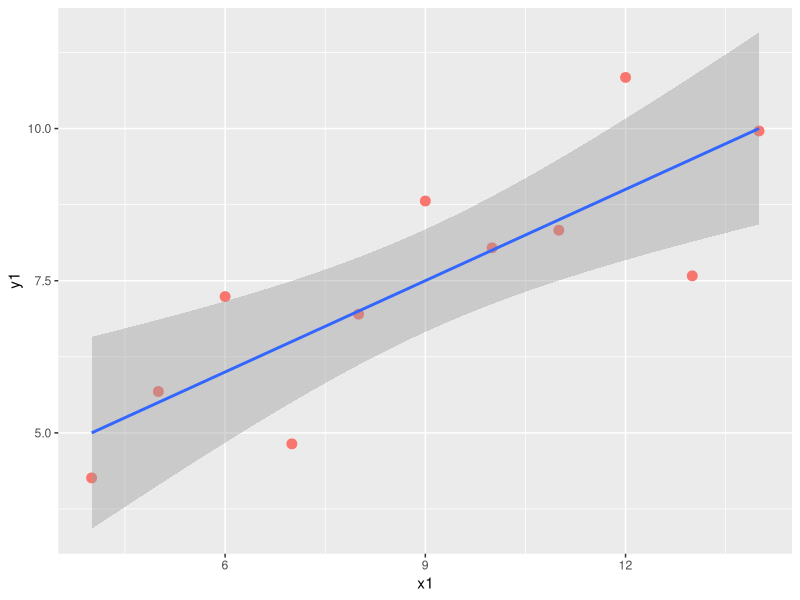
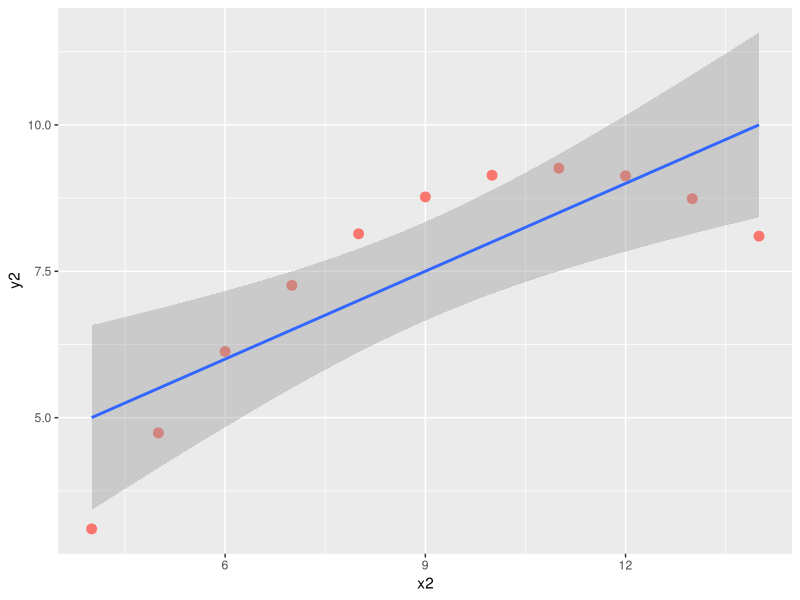
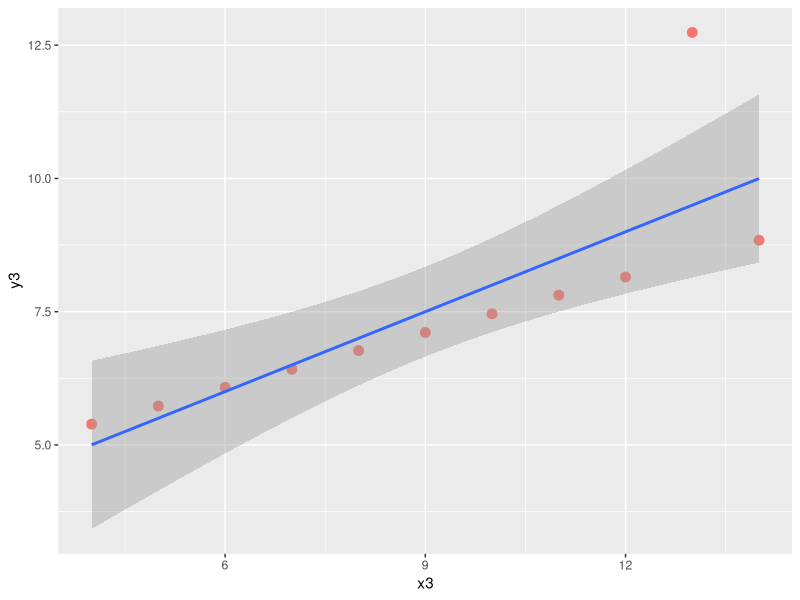
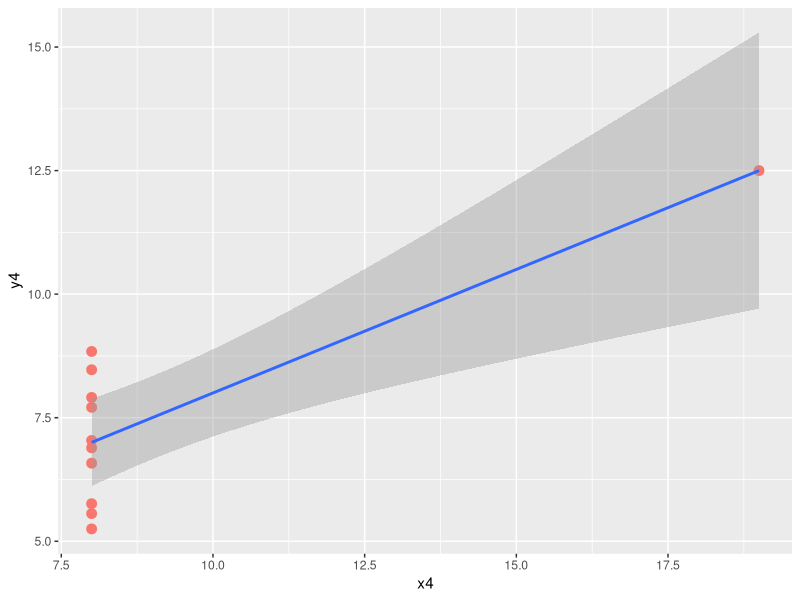
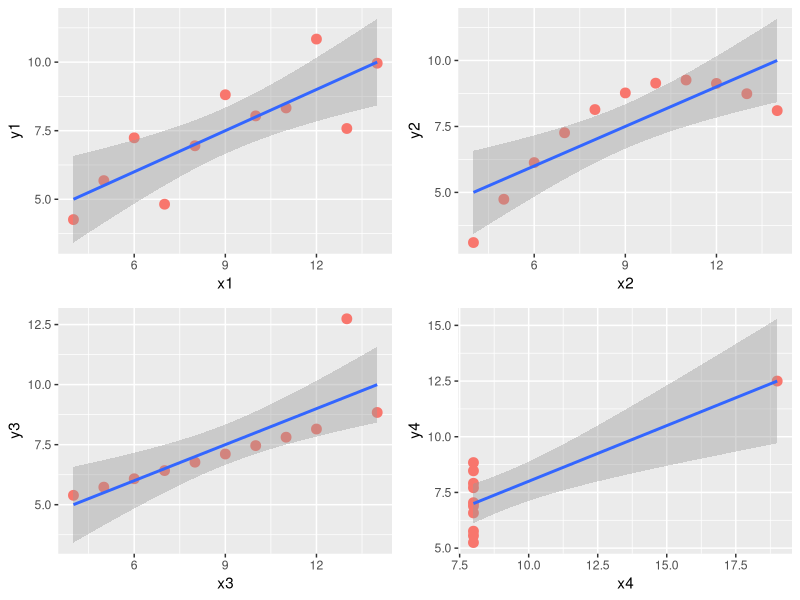
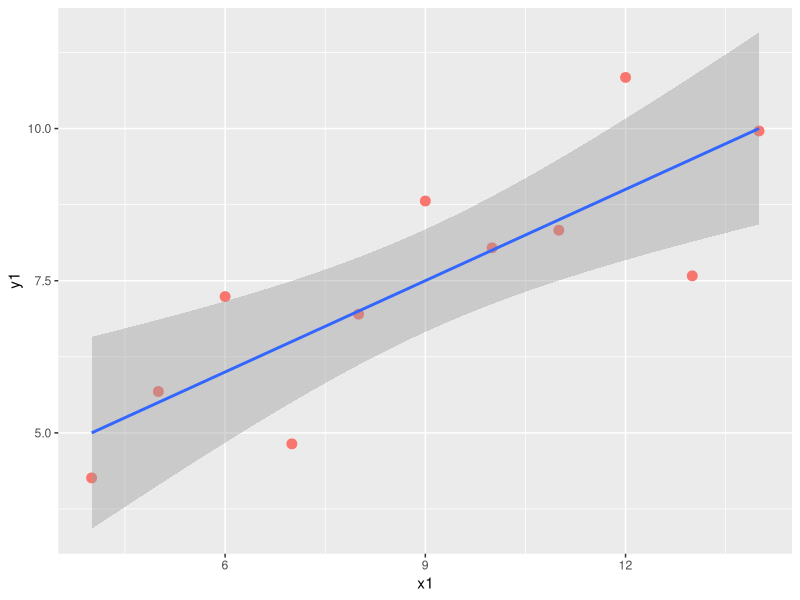
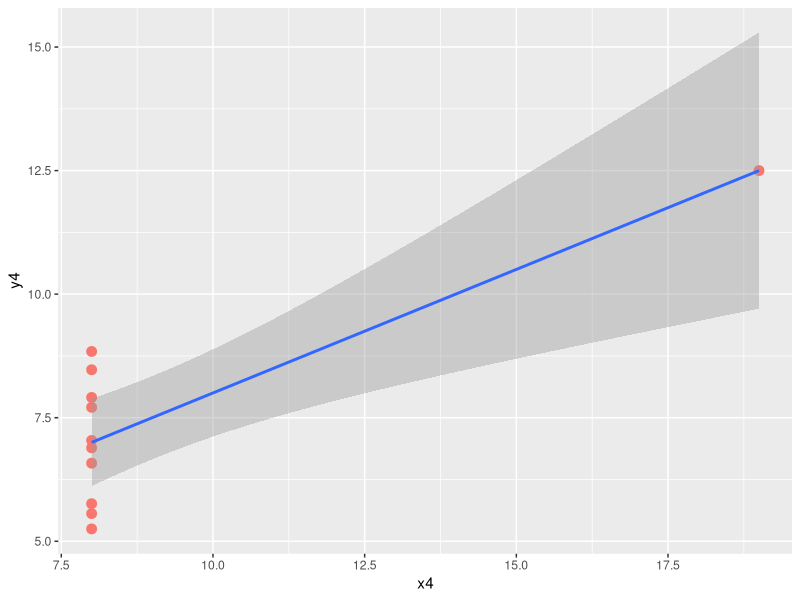

Reproduce these figures in R, in order.
library(dplyr)
library(ggplot2)
library(gridExtra)

anscombe
df<-anscombe
df1<-anscombe %>% select(x1,y1)

x<-anscombe[1:4]
y<-anscombe[5:8]


p1<-df %>% ggplot(aes(x=x1, y=y1))+
  geom_point(aes(colour ="red"), size=3)+ geom_smooth(method = "lm")+ theme(legend.position="none")
p1
ggsave("p1.png")

# medie, varianza, dev standard
summarise_all(df,  mean)
summarise_all(df,  var)
summarise_all(df,  sd)

# correlazione x,y
summarise(df,  cor(x1,y1))
summarise(df,  cor(x2,y2))
summarise(df,  cor(x3,y3))
summarise(df,  cor(x4,y4))

#Fitting lines
fit1<-lm(as.matrix(x1)~as.matrix(y1), data=df)
fit2<-lm(as.matrix(x2)~as.matrix(y2), data=df)
fit3<-lm(as.matrix(x3)~as.matrix(y3), data=df)
fit4<-lm(as.matrix(x4)~as.matrix(y4), data=df)

# printing fitted coefficients
summary(fit1)$coefficients[,1]
summary(fit2)$coefficients[,1]
summary(fit3)$coefficients[,1]
summary(fit4)$coefficients[,1]



summary(fit1)

p2<-df %>% 
  ggplot(aes(x=x2, y=y2))+
  geom_point(aes(colour ="red"), size=3)+ geom_smooth(method = "lm")+ theme(legend.position="none")
p2

p3<-df %>% 
  ggplot(aes(x=x3, y=y3))+
  geom_point(aes(colour ="red"), size=3)+ geom_smooth(method = "lm")+ theme(legend.position="none")
p3

p4<-df %>% 
  ggplot(aes(x=x4, y=y4))+
  geom_point(aes(colour ="red"), size=3)+ geom_smooth(method = "lm")+ theme(legend.position="none")
p4

p5<-grid.arrange(p1,p2,p3,p4)
ggsave("p5.png")
